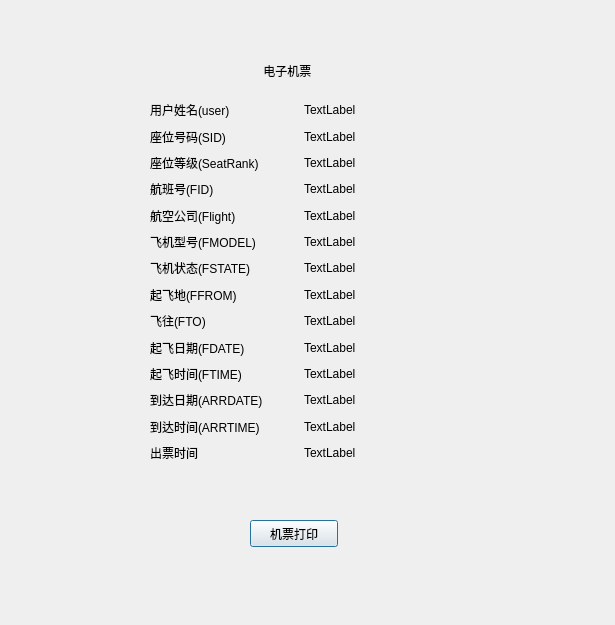
<?xml version="1.0" encoding="UTF-8"?>
<ui version="4.0">
 <class>print_Dialog</class>
 <widget class="QDialog" name="print_Dialog">
  <property name="geometry">
   <rect>
    <x>0</x>
    <y>0</y>
    <width>615</width>
    <height>625</height>
   </rect>
  </property>
  <property name="windowTitle">
   <string>Dialog</string>
  </property>
  <widget class="QWidget" name="gridLayoutWidget">
   <property name="geometry">
    <rect>
     <x>150</x>
     <y>100</y>
     <width>301</width>
     <height>363</height>
    </rect>
   </property>
   <layout class="QGridLayout" name="gridLayout">
    <item row="14" column="0">
     <widget class="QLabel" name="label_13">
      <property name="text">
       <string>出票时间</string>
      </property>
     </widget>
    </item>
    <item row="6" column="1">
     <widget class="QLabel" name="FSTATE_label">
      <property name="text">
       <string>TextLabel</string>
      </property>
     </widget>
    </item>
    <item row="7" column="1">
     <widget class="QLabel" name="FFROM_label">
      <property name="text">
       <string>TextLabel</string>
      </property>
     </widget>
    </item>
    <item row="13" column="1">
     <widget class="QLabel" name="ARRTIME_label">
      <property name="text">
       <string>TextLabel</string>
      </property>
     </widget>
    </item>
    <item row="1" column="1">
     <widget class="QLabel" name="SID_label">
      <property name="text">
       <string>TextLabel</string>
      </property>
     </widget>
    </item>
    <item row="14" column="1">
     <widget class="QLabel" name="TIAKCTIME_label">
      <property name="text">
       <string>TextLabel</string>
      </property>
     </widget>
    </item>
    <item row="0" column="1">
     <widget class="QLabel" name="user_label">
      <property name="text">
       <string>TextLabel</string>
      </property>
     </widget>
    </item>
    <item row="0" column="0">
     <widget class="QLabel" name="label_11">
      <property name="text">
       <string>用户姓名(user)</string>
      </property>
     </widget>
    </item>
    <item row="3" column="1">
     <widget class="QLabel" name="FID_label">
      <property name="text">
       <string>TextLabel</string>
      </property>
     </widget>
    </item>
    <item row="4" column="0">
     <widget class="QLabel" name="label_2">
      <property name="text">
       <string>航空公司(Flight)</string>
      </property>
     </widget>
    </item>
    <item row="4" column="1">
     <widget class="QLabel" name="Flight_label">
      <property name="text">
       <string>TextLabel</string>
      </property>
     </widget>
    </item>
    <item row="12" column="1">
     <widget class="QLabel" name="ARRDATE_label">
      <property name="text">
       <string>TextLabel</string>
      </property>
     </widget>
    </item>
    <item row="9" column="1">
     <widget class="QLabel" name="FTO_label">
      <property name="text">
       <string>TextLabel</string>
      </property>
     </widget>
    </item>
    <item row="11" column="1">
     <widget class="QLabel" name="FTIME_label">
      <property name="text">
       <string>TextLabel</string>
      </property>
     </widget>
    </item>
    <item row="11" column="0">
     <widget class="QLabel" name="label_8">
      <property name="text">
       <string>起飞时间(FTIME)</string>
      </property>
     </widget>
    </item>
    <item row="5" column="0">
     <widget class="QLabel" name="label_3">
      <property name="text">
       <string>飞机型号(FMODEL)</string>
      </property>
     </widget>
    </item>
    <item row="10" column="0">
     <widget class="QLabel" name="label_7">
      <property name="text">
       <string>起飞日期(FDATE)</string>
      </property>
     </widget>
    </item>
    <item row="13" column="0">
     <widget class="QLabel" name="label_10">
      <property name="text">
       <string>到达时间(ARRTIME)</string>
      </property>
     </widget>
    </item>
    <item row="12" column="0">
     <widget class="QLabel" name="label_9">
      <property name="text">
       <string>到达日期(ARRDATE)</string>
      </property>
     </widget>
    </item>
    <item row="9" column="0">
     <widget class="QLabel" name="label_6">
      <property name="text">
       <string>飞往(FTO)</string>
      </property>
     </widget>
    </item>
    <item row="6" column="0">
     <widget class="QLabel" name="label_4">
      <property name="text">
       <string>飞机状态(FSTATE)</string>
      </property>
     </widget>
    </item>
    <item row="7" column="0">
     <widget class="QLabel" name="label_5">
      <property name="text">
       <string>起飞地(FFROM)</string>
      </property>
     </widget>
    </item>
    <item row="1" column="0">
     <widget class="QLabel" name="label_15">
      <property name="text">
       <string>座位号码(SID)</string>
      </property>
     </widget>
    </item>
    <item row="3" column="0">
     <widget class="QLabel" name="label">
      <property name="text">
       <string>航班号(FID)</string>
      </property>
     </widget>
    </item>
    <item row="5" column="1">
     <widget class="QLabel" name="FMODEL_label">
      <property name="text">
       <string>TextLabel</string>
      </property>
     </widget>
    </item>
    <item row="10" column="1">
     <widget class="QLabel" name="FDATE_label">
      <property name="text">
       <string>TextLabel</string>
      </property>
     </widget>
    </item>
    <item row="2" column="0">
     <widget class="QLabel" name="label_16">
      <property name="text">
       <string>座位等级(SeatRank)</string>
      </property>
     </widget>
    </item>
    <item row="2" column="1">
     <widget class="QLabel" name="SeatRank_label">
      <property name="text">
       <string>TextLabel</string>
      </property>
     </widget>
    </item>
   </layout>
  </widget>
  <widget class="QPushButton" name="pushButton">
   <property name="geometry">
    <rect>
     <x>250</x>
     <y>520</y>
     <width>88</width>
     <height>27</height>
    </rect>
   </property>
   <property name="text">
    <string>机票打印</string>
   </property>
  </widget>
  <widget class="QLabel" name="label_12">
   <property name="geometry">
    <rect>
     <x>250</x>
     <y>50</y>
     <width>111</width>
     <height>41</height>
    </rect>
   </property>
   <property name="text">
    <string>    电子机票</string>
   </property>
  </widget>
 </widget>
 <resources/>
 <connections/>
</ui>
